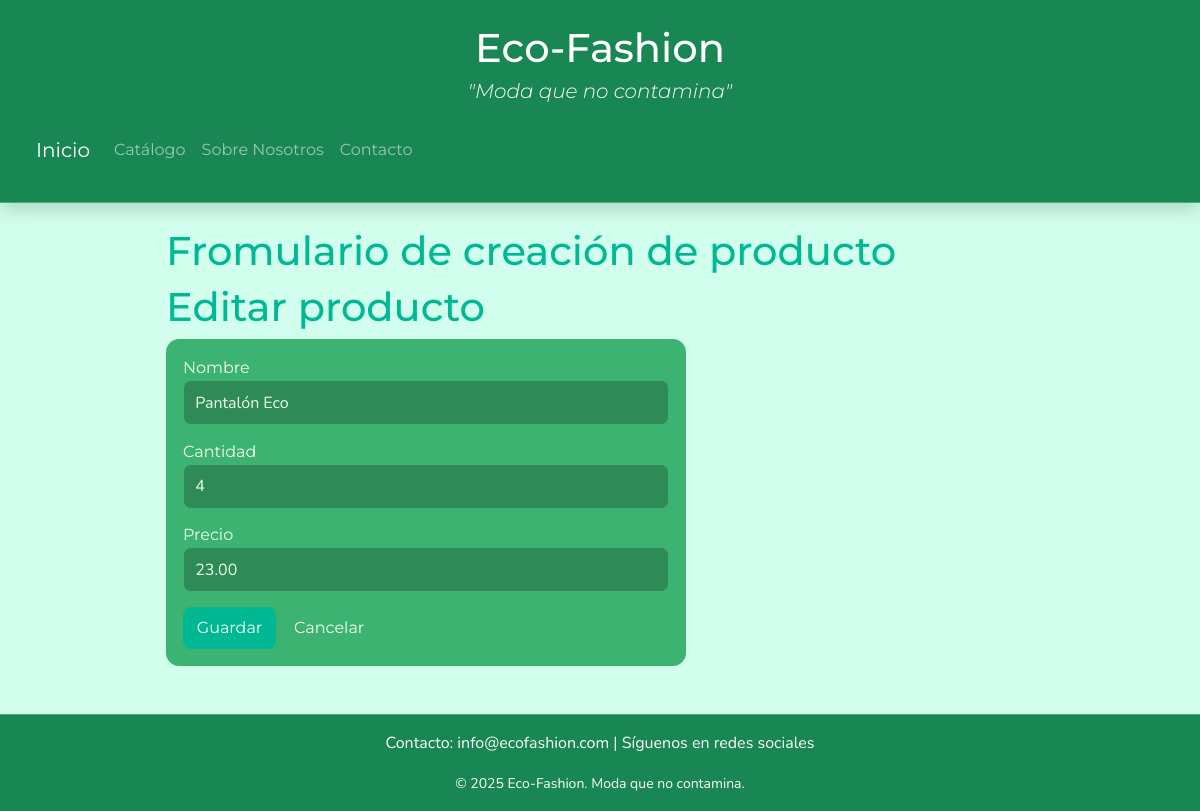
Before: /productos/1/editar with the older database file.
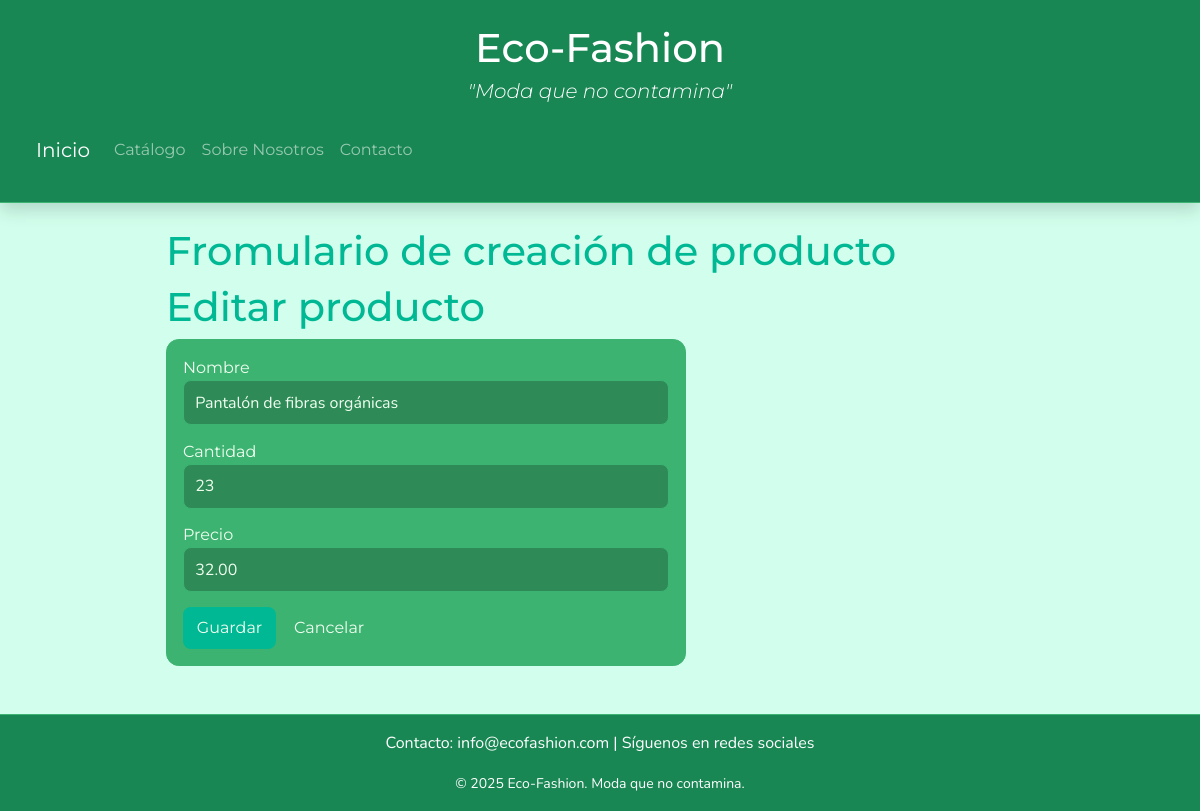
After: the same page with the newer database file.
### models.py (models this page shows, shortened)
class Producto(db.Model):
    __tablename__ = 'productos'
    id = db.Column(db.Integer, primary_key=True)
    nombre = db.Column(db.String(120), unique=True, nullable=False)
    cantidad = db.Column(db.Integer, nullable=False, default=0)
    precio = db.Column(db.Float, nullable=False, default=0.0)  # para demo

### app.py (the view, shortened to what this page needs)
@app.route('/productos/<int:pid>/editar', methods=['GET', 'POST'])
def editar_producto(pid):
    prod = Producto.query.get_or_404(pid)
    form = ProductoForm(obj=prod)
    return render_template('products/form.html', title='Editar producto', form=form, modo='editar')

### forms.py
class ProductoForm(FlaskForm):
    nombre = StringField('Nombre', validators=[DataRequired(), Length(max=120)])
    cantidad = IntegerField('Cantidad', validators=[DataRequired(), NumberRange(min=0)])
    precio = DecimalField('Precio', places=2, validators=[DataRequired(), NumberRange(min=0)])
    submit = SubmitField('Guardar')

### app.py (called while the page is built)
@app.context_processor
def inject_now():
    return {'now': datetime.utcnow}

### templates/products/form.html (shortened to what this page needs)
{% extends "base.html" %}
{% block content %}
<h1>Fromulario de creación de producto </h1>
<h1>{{ 'Nuevo producto' if modo=='crear' else 'Editar producto' }}</h1>
<form method="post" novalidate class="form-card">
  <div class="form-group">
    <label>{{ form.nombre.label }}</label>
    {{ form.nombre(class="input") }}
  </div>
  <div class="form-group">
    <label>{{ form.cantidad.label }}</label>
    {{ form.cantidad(class="input") }}
  </div>
  <div class="form-group">
    <label>{{ form.precio.label }}</label>
    {{ form.precio(class="input") }}
  </div>
  <div class="form-actions">
    {{ form.submit(class="btn btn-primary") }}
    <a class="btn btn-secondary" href="{{ url_for('listar_productos') }}">Cancelar</a>
  </div>
</form>
{% endblock %}

### templates/base.html (shortened to what this page needs)
<!doctype html>
<html lang="es">
<head>
  <link href="https://cdn.jsdelivr.net/npm/bootstrap@5.3.2/dist/css/bootstrap.min.css" rel="stylesheet">
  <link rel="stylesheet" href="{{ url_for('static', filename='styles.css') }}">
</head>
<body>
  <header class="site-header bg-success text-white text-center p-4 shadow">
    <h1 class="mb-1" style="color: #ffffff;">Eco-Fashion</h1>
    <p class="lead fst-italic" style="color: #ffffff;"><i>"Moda que no contamina"</i></p>
    <nav class="navbar navbar-expand-lg navbar-dark bg-success rounded">
      <div class="container-fluid">
        <a class="navbar-brand" href="{{ url_for('index') }}">Inicio</a>
        <div class="collapse navbar-collapse" id="navbarNav">
          <ul class="navbar-nav">
            <li class="nav-item"><a class="nav-link" href="{{ url_for('listar_productos') }}">Catálogo</a></li>
            <li class="nav-item"><a class="nav-link" href="{{ url_for('about') }}">Sobre Nosotros</a></li>
            <li class="nav-item"><a class="nav-link" href="#">Contacto</a></li>
          </ul>
        </div>
      </div>
    </nav>
  </header>
  <main class="container my-4">
    {% block content %}{% endblock %}
  </main>
  <footer class="site-footer bg-success text-white text-center p-3 mt-4">
    <p style="color: #ffffff;">Contacto: info@ecofashion.com | Síguenos en redes sociales</p>
    <small>&copy; {{ 2025 }} Eco-Fashion. Moda que no contamina.</small>
  </footer>
</body>
</html>

### static/styles.css (style rules this page uses)
:root { --bg:#2e8b57; --fg:#f0fff0; --muted:#66cdaa; --brand:#00b894; --ok:#32cd32; --warn:#ffdd57; --danger:#d1495b; --card:#3cb371; }
* { box-sizing: border-box; }
body { margin:0; font-family: 'Montserrat', 'Nunito', 'Segoe UI', Arial, sans-serif; background:#d2ffed; color:var(--fg); min-height: 100vh; display: flex; flex-direction: column; }
.site-header { background:var(--bg); border-bottom:1px solid #3cb371; position:sticky; top:0; z-index:10; }
.container { max-width:900px; margin:2rem auto; padding:0 1rem; }
h1 { color: #00b894; }
p { color: #06a721; }
ul li { color: #06a721; }
.input, input[type="text"], input[type="number"] { width:100%; padding:.6rem .7rem; background:#2e8b57; color:var(--fg); border:1px solid #3cb371; border-radius:.5rem; font-family: 'Nunito', 'Montserrat', Arial, sans-serif; }
.form-card { max-width:520px; background:var(--card); padding:1rem; border:1px solid #3cb371; border-radius:.8rem; }
.form-group { margin-bottom:.9rem; }
.btn { display:inline-block; padding:.5rem .8rem; border-radius:.5rem; border:1px solid #3cb371; background:#2e8b57; color:var(--fg); text-decoration:none; cursor:pointer; font-family: 'Montserrat', 'Nunito', Arial, sans-serif; }
.btn-primary { background:var(--brand); border-color:transparent; }
.btn-secondary { background:#3cb371; }
.site-footer { text-align:center; padding:1.2rem; border-top:1px solid #3cb371; color:var(--muted); font-family: 'Nunito', 'Montserrat', Arial, sans-serif; }
main { flex: 1; }

Changed rows visible on the page:
changed Producto: nombre "Pantalón Eco" → "Pantalón de fibras orgánicas"; cantidad "4" → "23"; precio "23.00" → "32.00"
